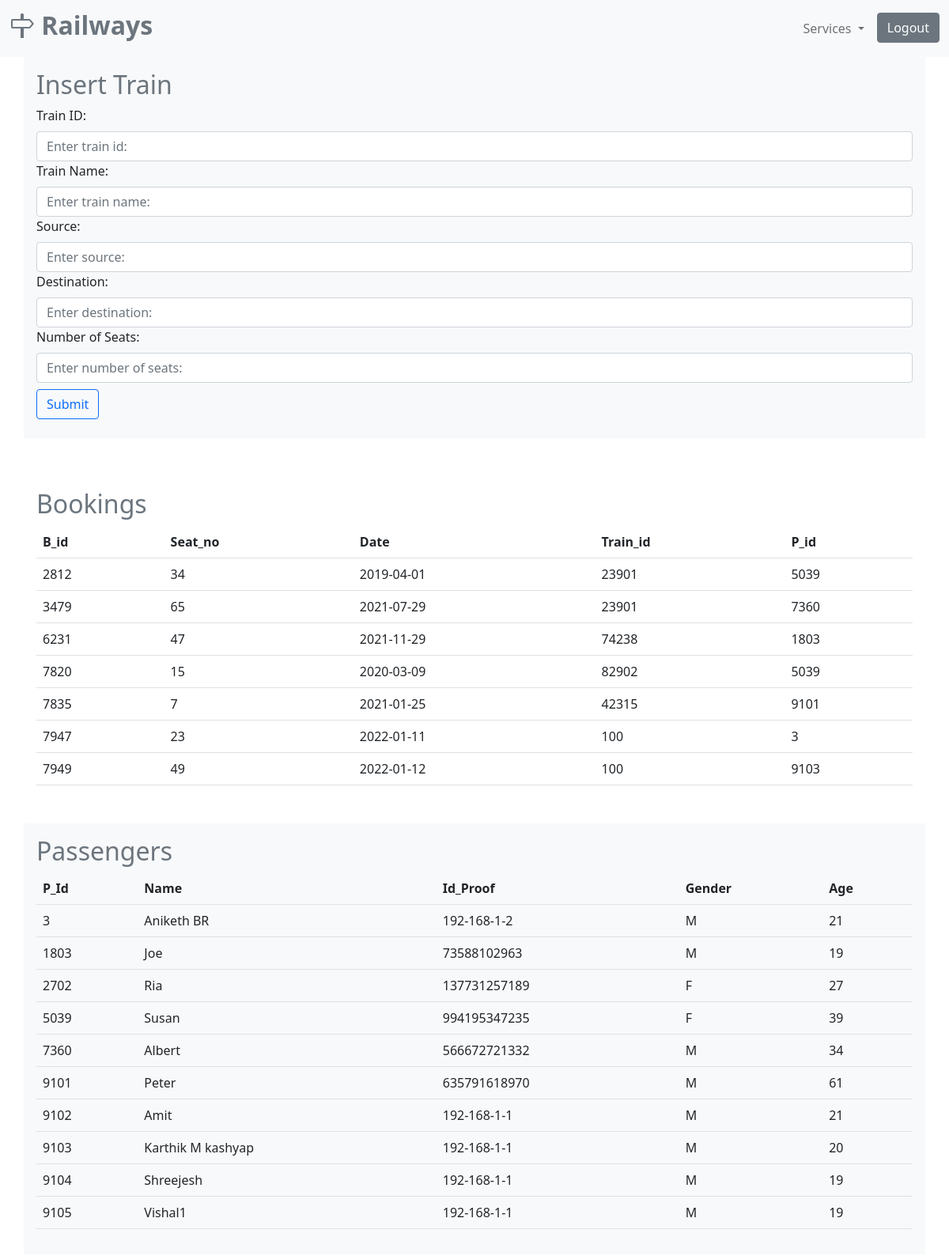
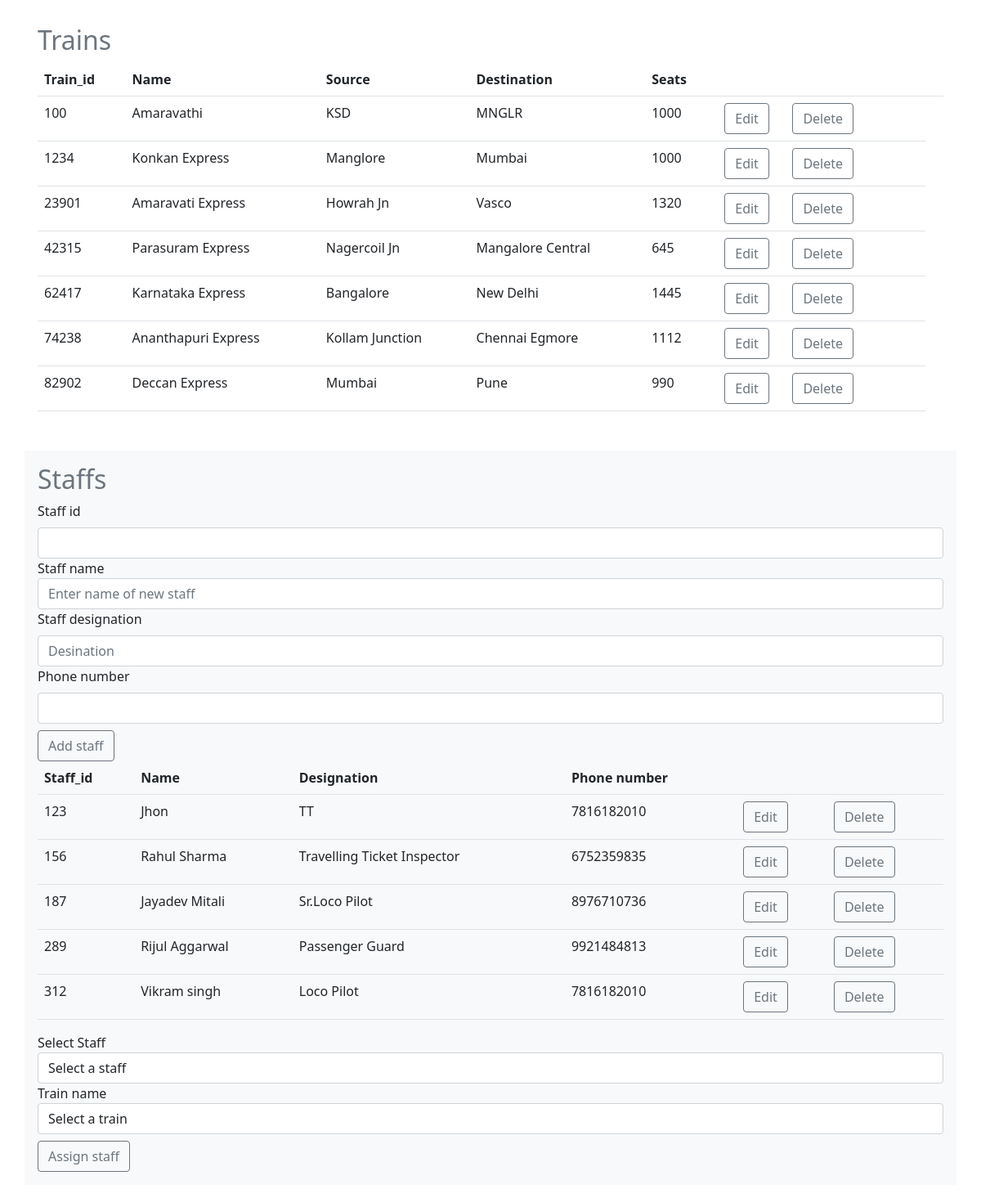
Screenshot of /php/admin.php with the database file from the repository (2 pictures, top to bottom).
### tables this page shows
CREATE TABLE `booking` (
  `B_id` int(11) NOT NULL,
  `Seat_No` int(11) NOT NULL,
  `Date` date NOT NULL,
  `Train_id` int(11) DEFAULT NULL,
  `P_id` int(11) DEFAULT NULL
);

CREATE TABLE `passenger` (
  `P_id` int(11) NOT NULL,
  `Id_Proof` varchar(12) DEFAULT NULL,
  `Name` varchar(30) NOT NULL,
  `Gender` char(1) NOT NULL,
  `Age` int(11) NOT NULL,
  `Phone` bigint(10) NOT NULL
);

CREATE TABLE `train` (
  `Train_id` int(11) NOT NULL,
  `Train_name` varchar(50) NOT NULL,
  `Source` varchar(50) NOT NULL,
  `Destination` varchar(50) NOT NULL,
  `No_of_seats` int(11) NOT NULL,
  `Seat_booked` int(11) NOT NULL
);

CREATE TABLE `staff` (
  `Staff_id` int(11) NOT NULL,
  `Name` varchar(20) NOT NULL,
  `Designation` varchar(40) NOT NULL,
  `Phone_No` decimal(10,0) DEFAULT NULL
);

### php/admin.php (the view, shortened to what this page needs)
<?php
    require('connection.php');
?>
<!DOCTYPE html>
<html lang="en">
<head>
    <link href="https://cdn.jsdelivr.net/npm/bootstrap@5.1.3/dist/css/bootstrap.min.css" rel="stylesheet">
    <link rel="stylesheet" href="https://cdn.jsdelivr.net/npm/bootstrap-icons@1.7.1/font/bootstrap-icons.css">
</head>
<body>
    <nav class="navbar navbar-expand-md navbar-light bg-light fixed-top">
        <div class="container-xxl">
            <a href="#" class="navbar-brand">
                <span class="fw-bold text-secondary">
                    <h2 class="fw-bold"><i class="bi bi-signpost"></i>  Railways</h2>
                </span>
            </a>
            <div class="collapse navbar-collapse justify-content-end align-center" id="main-nav">
                <ul class="navbar-nav my-2">
                <li class="nav-item dropdown">
                        <a class="nav-link dropdown-toggle" href="#" id="navbarDropdown" role="button" data-bs-toggle="dropdown" aria-expanded="false">
                        Services
                        </a>
                </li>
                <li class="nav-item">
                <a  href="admin_login.php" class="d-none d-md-block ms-2 btn btn-secondary btn-outlined-white text-white">Logout</a>
                </li>
            </ul>
      </div>
        </div>
    </nav>
    <section id="Insert_train">
        <div class="container-md align-items-center mt-5 bg-light p-3 justify-content-center">
        <div class="display-6 mt-4 text-muted">
            <h2>Insert Train</h2>
        </div>
        <form method="POST">
                <label for="t_id" class="form-label">Train ID:</label>
                <input type="text" class="form-control" name="t_id" id="t_id" required placeholder="Enter train id:">
                <label for="t_name" class="form-label">Train Name:</label>
                <input id="t_name" type="text" name="t_name" class="form-control" required placeholder="Enter train name:">
                <label for="source" class="form-label">Source:</label>
                <input type="text" class="form-control" name="source" id="source" required placeholder="Enter source:">
                <label for="dest" class="form-label">Destination:</label>
                <input type="text" class="form-control" name="dest" id="dest" required placeholder="Enter destination:">
                <label for="no_of_seats" class="form-label">Number of Seats:</label>
                <input type="text" class="form-control" name="no_of_seats" id="no_of_seats" required placeholder="Enter number of seats:">
                <input type="submit" value="Submit" name="submit" class="btn my-2 btn-outline-primary">
            </form>
        </div>
    </section>
    <section id="bookings">
    <div class="container-md  align-items-center mt-5 p-3 justify-content-center">
        <div class="display-6 text-muted">
            <h2>Bookings</h2>
        </div>
        <table class="table">
            <tr>
                <th>B_id</th>
                <th>Seat_no</th>
                <th>Date</th>
                <th>Train_id</th>
                <th>P_id</th>
            </tr>
            <?php
            $res=mysqli_query($con,'select * from booking');
            $i=1;
                while($row=mysqli_fetch_assoc($res)){ ?>
                <tr>
                    <td><?php echo $row['B_id']?></td>
                    <td><?php echo $row['Seat_No']?></td>
                    <td><?php echo $row['Date']?></td>
                    <td><?php echo $row['Train_id']?></td>
                    <td><?php echo $row['P_id']?></td>
                </tr>
                    <?php
                $i++; } ?>
        </table>
    </div>
    </section>
    <section id="passengers">
    <div class="container-md bg-light align-items-center my-3  p-3 justify-content-center">
        <div class="display-6 text-muted">
            <h2>Passengers</h2>
        </div>
        <table class="table">
            <tr>
                <th>P_Id</th>
                <th>Name</th>
                <th>Id_Proof</th>
                <th>Gender</th>
                <th>Age</th>
            </tr>
            <?php
            $res=mysqli_query($con,'select * from passenger');
            $i=1;
                while($row=mysqli_fetch_assoc($res)){ ?>
                <tr>
                    <td><?php echo $row['P_id']?></td>
                    <td><?php echo $row['Name']?></td>
                    <td><?php echo $row['Id_Proof']?></td>
                    <td><?php echo $row['Gender']?></td>
                    <td><?php echo $row['Age']?></td>
                </tr>
                    <?php
                $i++; } ?>
        </table>
    </div>
    </section>
    <section id="trains">
    <div class="container-md my-3 align-items-center  p-3 justify-content-center">
        <div class="display-6 text-muted">
            <h2>Trains</h2>
        </div>
        <table class="table">
            <tr>
                <th>Train_id</th>
                <th>Name</th>
                <th>Source</th>
                <th>Destination</th>
                <th>Seats</th>
                <th></th>
                <th></th>
            </tr>
            <?php
            $res=mysqli_query($con,'select * from train');
            $i=1;
                while($row=mysqli_fetch_assoc($res)){ ?>
                <tr>
                    <td><?php echo $row['Train_id']?></td>
                    <td><?php echo $row['Train_name']?></td>
                    <td><?php echo $row['Source']?></td>
                    <td><?php echo $row['Destination']?></td>
                    <td><?php echo $row['No_of_seats']?></td>
                    <td>
                        <a class="btn btn-outline-secondary mx-2"  href="edit.php?id=<?php
                        echo $row['Train_id']?>">Edit</a>&nbsp&nbsp
                        <a class="btn btn-outline-secondary mx-2"  href="delete.php?id=<?php
                        echo $row['Train_id'] ?>">Delete</a>
                     </td>
                </tr>
                    <?php
                $i++; } ?>
        </table>
    </div>
    </section>
    <section id="staffs">
        <div class="container-md my-3 p-3 justify-content-center align-items-center bg-light">
            <div class="display-6 text-muted">
                <h2>Staffs</h2>
            </div>
            <div>
                <form method="POST">
                    <label for="staff_id" class="form-label">Staff id</label>
                    <input type="number" id="staff_id" name="staff_id" class="form-control" required >
                    <label for="staff_name" class="form-lable">Staff name</label>
                    <input type="text" id="staff_name" name="staff_name" class="form-control" required placeholder="Enter name of new staff">
                    <label for="designation" class="form-label">Staff designation</label>
                    <input type="text" id="designation" name="designation" class="form-control" required placeholder="Desination">
                    <label for="phone" class="form-label">Phone number</label>
                    <input type="number" id="phone" name="phone" class="form-control" required>
                    <input type="submit" value="Add staff" name="add_staff" class="btn mt-2 btn-outline-secondary">
                </form>
            </div>
            <table class="table">
                <tr class="fw-bold">
                    <td>Staff_id</td>
                    <td>Name</td>
                    <td>Designation</td>
                    <td>Phone number</td>
                    <td></td>
                    <td></td>
                </tr>
                 <?php
                    $res=mysqli_query($con,"select * from staff");
                    while($row=mysqli_fetch_assoc($res)){
                ?>
                    <tr>
                        <td><?php echo $row['Staff_id']?></td>
                        <td><?php echo $row['Name']?></td>
                        <td><?php echo $row['Designation']?></td>
                        <td><?php echo $row['Phone_No']?></td>
                        <td><a href="staff_edit.php?id=<?php echo $row['Staff_id']?>" class="btn  btn-outline-secondary">Edit</a></td>
                        <td><a href="staff_delete.php?id=<?php echo $row['Staff_id']?>" class="btn  btn-outline-secondary">Delete</a></td>
                    </tr>
                <?php
                    }
                ?>
            </table>
            <div>
                <form method="POST" class="form">
                <label for="staff" label="form-label">Select Staff</label>
                    <select name="staff" id="staff" class="form-control">
                        <option disabled selected hidden>Select a staff </option>
                    </select>
                    <label for="train">Train name</label>
                    <select name="train" id="train" class="form-control">
                    <option disabled selected hidden>Select a train</option>
                    </select>
                    <input type="submit" value="Assign staff" name="assign_staff" class="btn mt-2 btn-outline-secondary">
                </form>
            </div>
    </div>
    </section>
</body>
</html>

### rows the page displays
booking: B_id "2812", Seat_No "34", Date "2019-04-01", Train "23901", P "5039"
booking: B_id "3479", Seat_No "65", Date "2021-07-29", Train "23901", P "7360"
booking: B_id "6231", Seat_No "47", Date "2021-11-29", Train "74238", P "1803"
booking: B_id "7820", Seat_No "15", Date "2020-03-09", Train "82902", P "5039"
booking: B_id "7835", Seat_No "7", Date "2021-01-25", Train "42315", P "9101"
booking: B_id "7947", Seat_No "23", Date "2022-01-11", Train "100", P "3"
booking: B_id "7949", Seat_No "49", Date "2022-01-12", Train "100", P "9103"
passenger: P_id "3", Name "Aniketh BR", Id_Proof "192-168-1-2", Gender "M", Age "21"
passenger: P_id "1803", Name "Joe", Id_Proof "73588102963", Gender "M", Age "19"
passenger: P_id "2702", Name "Ria", Id_Proof "137731257189", Gender "F", Age "27"
passenger: P_id "5039", Name "Susan", Id_Proof "994195347235", Gender "F", Age "39"
passenger: P_id "7360", Name "Albert", Id_Proof "566672721332", Gender "M", Age "34"
passenger: P_id "9101", Name "Peter", Id_Proof "635791618970", Gender "M", Age "61"
passenger: P_id "9102", Name "Amit", Id_Proof "192-168-1-1", Gender "M", Age "21"
passenger: P_id "9103", Name "Karthik M kashyap", Id_Proof "192-168-1-1", Gender "M", Age "20"
passenger: P_id "9104", Name "Shreejesh", Id_Proof "192-168-1-1", Gender "M", Age "19"
passenger: P_id "9105", Name "Vishal1", Id_Proof "192-168-1-1", Gender "M", Age "19"
train: Train_id "100", Train_name "Amaravathi", Source "KSD", Destination "MNGLR", No_of_seats "1000"
train: Train_id "1234", Train_name "Konkan Express", Source "Manglore", Destination "Mumbai", No_of_seats "1000"
train: Train_id "23901", Train_name "Amaravati Express", Source "Howrah Jn", Destination "Vasco", No_of_seats "1320"
train: Train_id "42315", Train_name "Parasuram Express", Source "Nagercoil Jn", Destination "Mangalore Central", No_of_seats "645"
train: Train_id "62417", Train_name "Karnataka Express", Source "Bangalore", Destination "New Delhi", No_of_seats "1445"
train: Train_id "74238", Train_name "Ananthapuri Express", Source "Kollam Junction", Destination "Chennai Egmore", No_of_seats "1112"
train: Train_id "82902", Train_name "Deccan Express", Source "Mumbai", Destination "Pune", No_of_seats "990"
staff: Staff_id "123", Name "Jhon", Designation "TT", Phone_No "7816182010"
staff: Staff_id "156", Name "Rahul Sharma", Designation "Travelling Ticket Inspector", Phone_No "6752359835"
staff: Staff_id "187", Name "Jayadev Mitali", Designation "Sr.Loco Pilot", Phone_No "8976710736"
staff: Staff_id "289", Name "Rijul Aggarwal", Designation "Passenger Guard", Phone_No "9921484813"
staff: Staff_id "312", Name "Vikram singh", Designation "Loco Pilot", Phone_No "7816182010"
